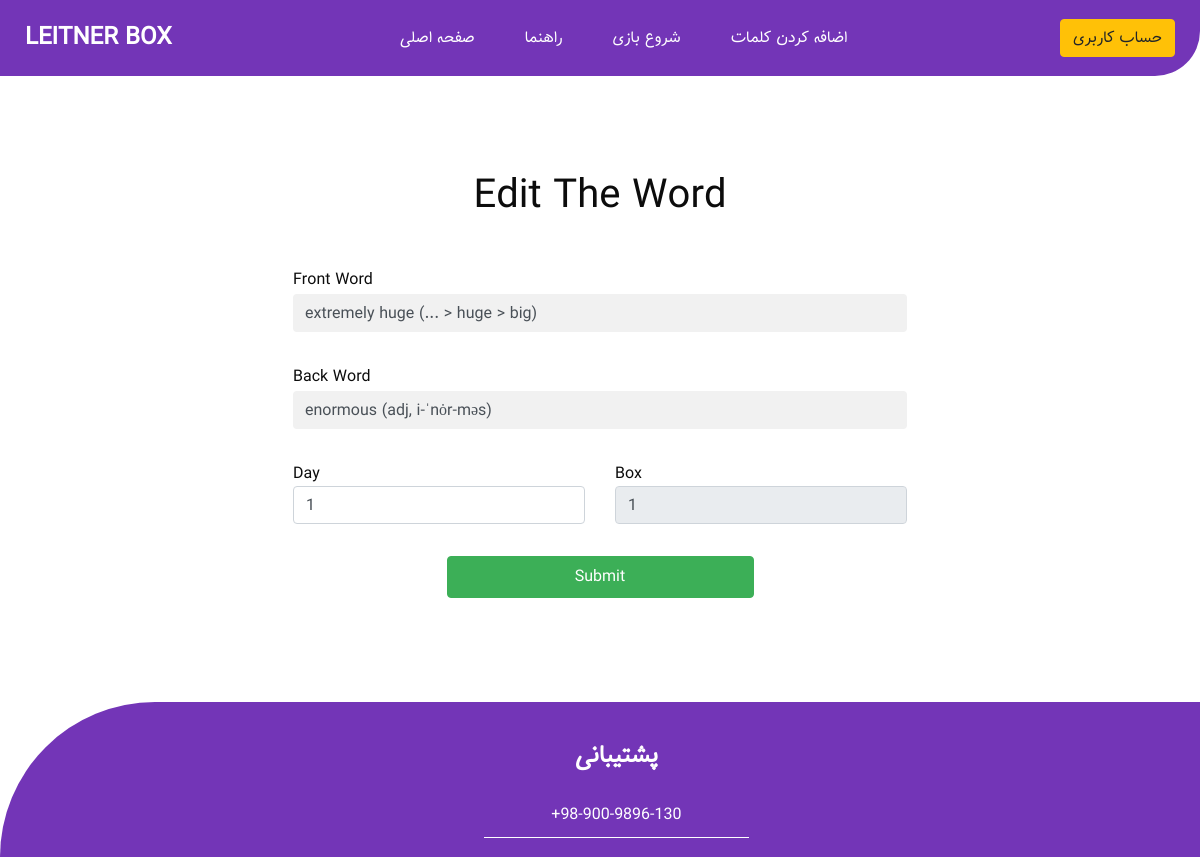
Screenshot of /play/edit_word/320/ with the database file from the repository.
### Play_App/models.py (models this page shows, shortened)
class Word(models.Model):
    user = models.ForeignKey(MyUser, on_delete=models.CASCADE, verbose_name="کاربر")
    front_word = models.CharField(max_length=255, verbose_name="کلمه رو")
    back_word = models.CharField(max_length=255, verbose_name="کلمه پشت")
    created_at = models.DateTimeField(auto_now_add=True, verbose_name="تاریخ ایجاد")
    updated_at = models.DateTimeField(auto_now=True, verbose_name="تاریخ آخرین تغیر")
    last_reviewed = models.DateTimeField(auto_now=True, verbose_name="تاریخ آخرین بازی")
    box = models.IntegerField(default=1, verbose_name="جعبه")
    day = models.IntegerField(default=1, verbose_name="روز")
    is_correct = models.BooleanField(default=False, verbose_name="تصحیح")
    lock_time = models.DateTimeField(null=True, blank=True, verbose_name="زمان قفل شدن بازی")
    class Meta:
        verbose_name_plural = "کلمات"

### Play_App/views.py (the view, shortened to what this page needs)
# urls.py: path('edit_word/<int:id>/', views.edit_word, name='edit_word'),
def edit_word(request, id):
    word_info = get_object_or_404(Word, id=id)
    return render(request, 'Play_App/edit_word.html', {'word_info': word_info})

### Play_App/templates/Play_App/edit_word.html (shortened to what this page needs)
{% extends 'common.html' %}
{% load static %}
{% block body %}
  <div class="container-xxl py-5">
    <div class="container py-5 px-lg-5">
        <div class="wow fadeInUp" data-wow-delay="0.1s">
            <h1 class="text-center mb-5">Edit The Word</h1>
        </div>
        <div class="row justify-content-center">
            <div class="col-lg-7">
                <div class="wow fadeInUp" data-wow-delay="0.3s">
                    <form method="POST" action="{% url 'Play_App:edit_word' id=word_info.id %}">
                        <div class="row g-3">
                            <div class="col-12">
                                <div class="form-floating">
                                    Front Word
                                    <input name="front_word" type="text" class="form-control" id="front_word" value="{{ word_info.front_word }}" required>
                                </div>
                            </div>
                            <div class="col-12">
                                <div class="form-floating">
                                    Back Word
                                    <input name="back_word" type="text" class="form-control" id="back_word" value="{{ word_info.back_word }}" required>
                                </div>
                            </div>
                            <div class="col-6">
                                <div class="form-floating">
                                    Day
                                    <input name="day" type="number" class="form-control" id="back_word_day" value="{{ word_info.day }}" min="1" max="30" required>
                                </div>
                            </div>
                            <div class="col-6">
                                <div class="form-floating">
                                    Box
                                    <input name="box" type="number" class="form-control" id="back_word_box" value="{{ word_info.box }}" disabled>
                                </div>
                            </div>
                            <div class="col-12 d-flex justify-content-center">
                                <button id="submit-button" class="btn btn-success w-50 py-2" type="submit">Submit</button>
                            </div>
                        </div>
                    </form>
                </div>
            </div>
        </div>
    </div>
  </div>
{% endblock body %}

### static/css/style.css (style rules this page uses)
body { font-family:Samim; font-family: sahel-bold; color: #0c0c0c; background-color: #ffffff; overflow-x: hidden; }
.btn, .btn:focus { outline: none !important; -webkit-box-shadow: none; box-shadow: none; }
* { box-sizing: border-box }
input[type=text], input[type=password] { width: 100%; padding: 12px; margin: 2px 0 9px 0; display: inline-block; border: none; background: #f1f1f1; }
button { background-color: #3073d8; color: white; padding: 7px; margin: 8px 0; border: none; cursor: pointer; width: 100%; opacity: 0.9; }
.container { padding: 10px; }

### static/css/responsive.css (style rules this page uses)
@media (min-width: 1200px) { .container { max-width: 1170px; } }

### rows the page displays
Word: front_word "extremely huge (... > huge > big)", back_word "enormous (adj, i-ˈnȯr-məs)", day "1", box "1"
